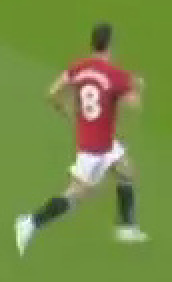
#> input picture crops/reference.jpg, 86 x 141 px (shown 2 times larger)
$ python comp_images.py
#> lines starting #> are read from the running program, lines starting #| are printed output that depends on the picture
import cv2
import pandas as pd

sample_img = cv2.imread("crops/reference.jpg")
#> sample_img is the input picture: shape (141, 86, 3); mean B, G, R 70.6, 140.2, 120.2

team1_player = cv2.imread("crops/Man_City_player.jpg")
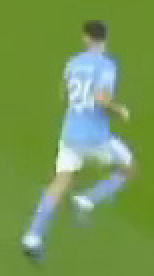
#> input picture crops/Man_City_player.jpg, 77 x 138 px (shown 2 times larger)
#> team1_player is the input picture: shape (138, 77, 3); mean B, G, R 85.3, 151.5, 118
team2_player = cv2.imread("crops/Man_UTD_player.jpg")
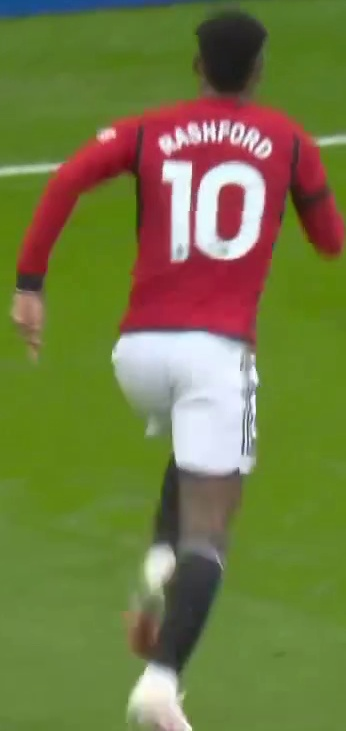
#> input picture crops/Man_UTD_player.jpg, 346 x 731 px
#> team2_player is the input picture: shape (731, 346, 3); mean B, G, R 66.2, 121.4, 114.8

df = pd.read_csv("hsv_codes.csv")
#> (reads hsv_codes.csv from the repository)

team1 = df['Home'][df['Team']=="Arsenal"].item()
team2 = df['Away'][df['Team']=="Liverpool"].item()

#> (the run stopped early here; a loop or call above may not have finished)
